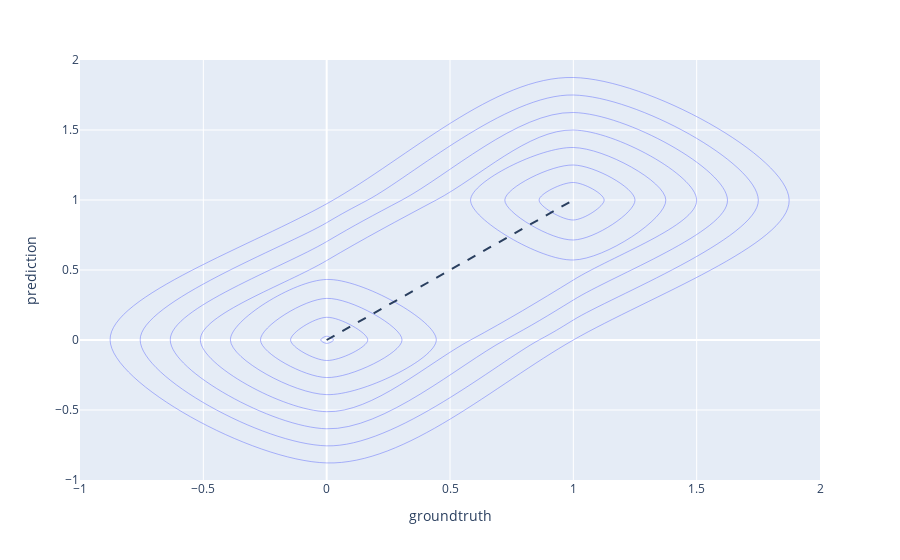

Notebook code cell kept with this figure:
### Markdown cell above
# Contour Plot

### Code cell
fig = px.density_contour(x=test_y, y=preds, labels={'x': 'groundtruth','y': 'prediction'})
fig.add_shape(
              type='line', line=dict(dash='dash'),
            x0 = preds.min(), y0 = preds.min(),
            x1 = preds.max(), y1 = preds.max()
)
fig.show()

### Figure 1 — Plotly figure (JSON) as saved in the notebook; plotly's stock layout.template omitted (floating-point values rounded to 4 significant figures)
{"data": [{"contours": {"coloring": "none"}, "hovertemplate": "groundtruth=%{x}<br>prediction=%{y}<br>count=%{z}<extra></extra>", "legendgroup": "", "line": {"color": "#636efa"}, "name": "", "showlegend": false, "type": "histogram2dcontour", "x": [1, 0, 0, 1, 0, 1, 0, 1, 0, 1, 1, 1, 0, 1, 0, 1, 0, 1, 0, 0, 0, 1, 0, 1, 1, 1, 0, 0, 1, 1, 1, 0, 0, 1, 0, 0, 1, 0, 0, 0, 1, 1, 1, 0, 1, 1, 0, 1, 0, 0, 0, 1, 1, 0, 1, 1, 1, 0, 0, 1, 1, 1, 0, 1, 0, 0, 1, 0, 1, 1, 0, 0, 1, 0, 0, 0, 1, 0, 0, 1, 1, 0, 1, 0, 1, 1, 0, 0, 0, 1], "xaxis": "x", "xbingroup": "x", "y": [1, 0, 0, 1, 0, 0, 0, 1, 0, 1, 1, 1, 0, 0, 1, 1, 0, 1, 0, 0, 0, 1, 0, 0, 1, 1, 0, 0, 0, 1, 1, 0, 0, 0, 0, 1, 1, 0, 0, 0, 1, 1, 1, 0, 1, 1, 0, 1, 0, 0, 0, 1, 1, 0, 1, 1, 1, 0, 0, 1, 1, 1, 0, 1, 0, 0, 1, 0, 1, 1, 0, 0, 1, 0, 0, 0, 1, 1, 0, 1, 1, 0, 1, 1, 1, 1, 0, 0, 0, 1], "yaxis": "y", "ybingroup": "y"}], "layout": {"legend": {"tracegroupgap": 0}, "margin": {"t": 60}, "shapes": [{"line": {"dash": "dash"}, "type": "line", "x0": 0, "x1": 1, "y0": 0, "y1": 1}], "xaxis": {"anchor": "y", "domain": [0, 1], "title": {"text": "groundtruth"}}, "yaxis": {"anchor": "x", "domain": [0, 1], "title": {"text": "prediction"}}}}
